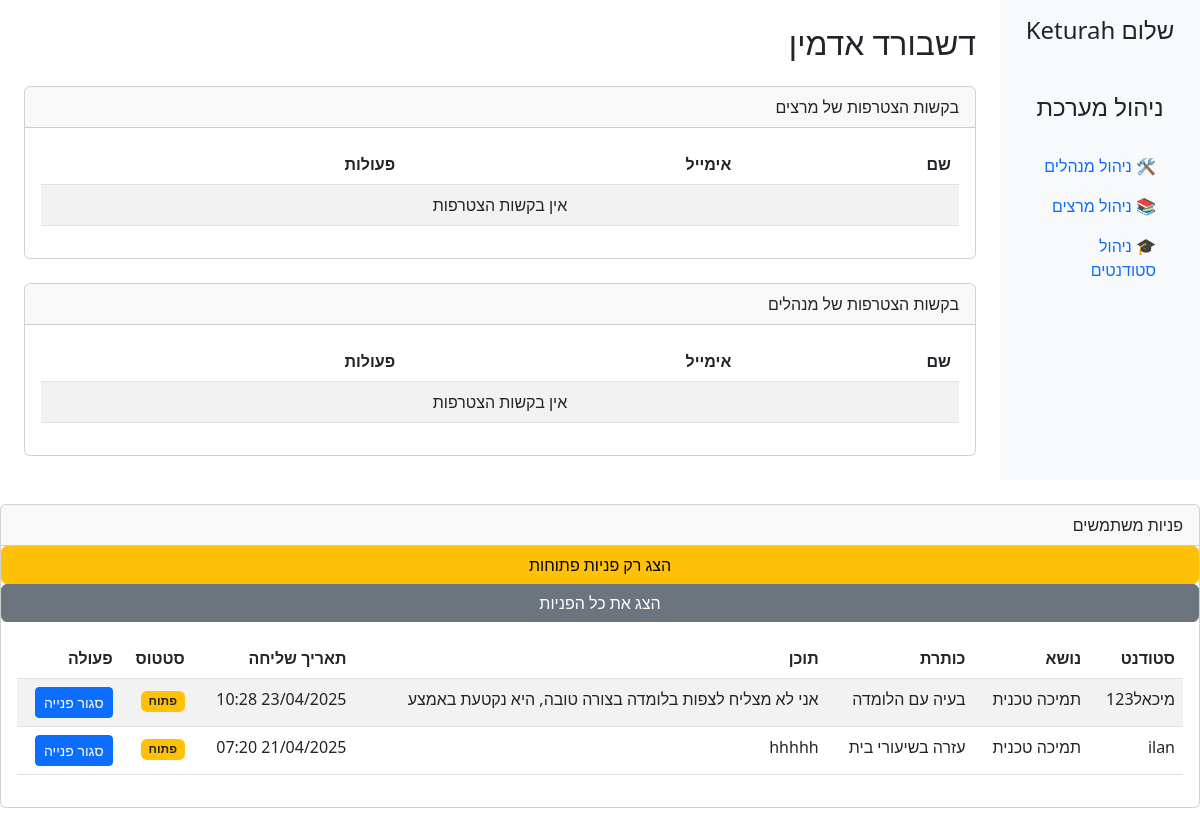
The app's page /admin_page/ (signed in), older data.
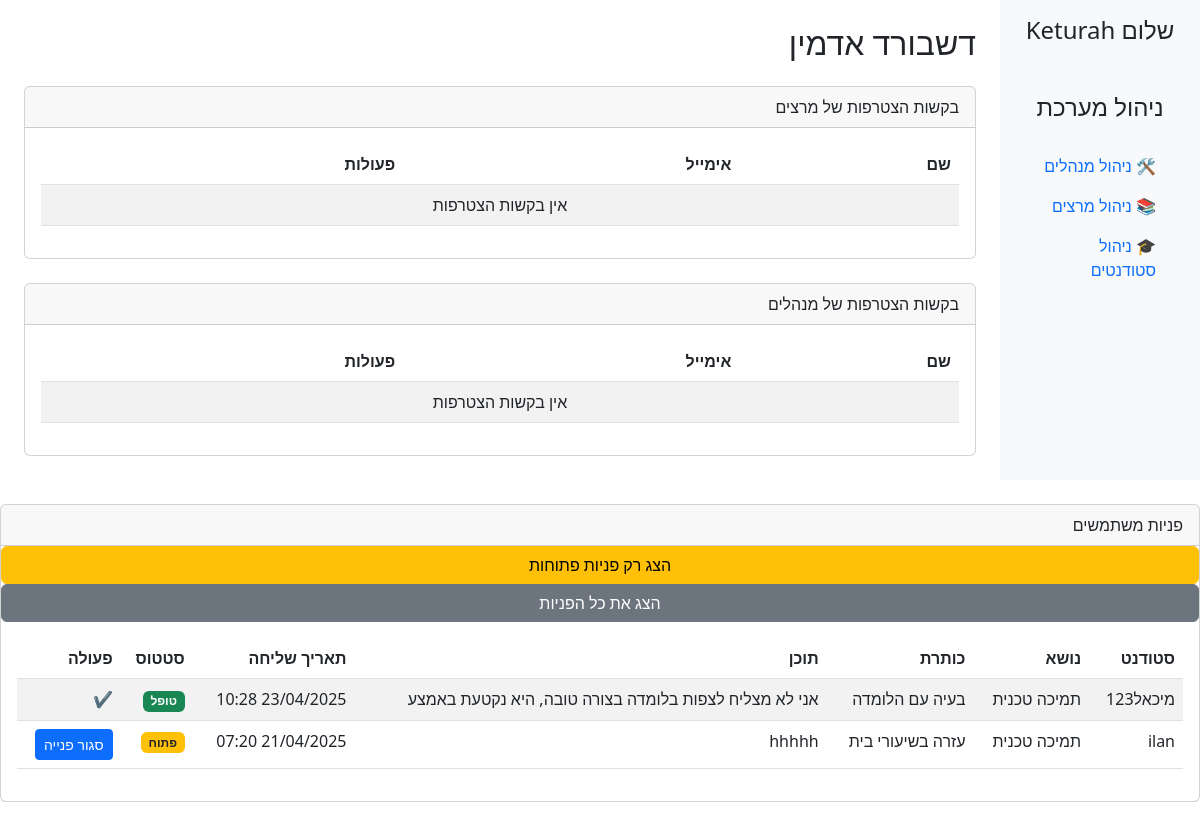
The same page, newer data.
### App_SetUp/models.py (models this page shows, shortened)
class ContactMessage(models.Model):
    CATEGORY_CHOICES = [
        ('support', 'תמיכה טכנית'),
        ('lecturer', 'פנייה למרצה'),
        ('admin', 'פנייה להנהלה'),
    ]
    student = models.ForeignKey(User, on_delete=models.CASCADE)
    category = models.CharField(max_length=20, choices=CATEGORY_CHOICES)
    subject = models.CharField(max_length=255)
    message = models.TextField()
    created_at = models.DateTimeField(auto_now_add=True)
    is_resolved = models.BooleanField(default=False)

class User(AbstractUser):
    is_admin = models.BooleanField('Is admin', default=False)
    is_student = models.BooleanField('Is student', default=False)
    is_lecturer = models.BooleanField('Is lecturer', default=False)

### App_SetUp/views.py (the view)
# urls.py: path('admin_page/', views.admin, name='admin'),
@login_required
@csrf_protect
def admin(request):
    show_filter = request.GET.get('show')
    if show_filter == 'open':
        contact_messages = ContactMessage.objects.filter(is_resolved=False,category__in=['support', 'admin']).order_by('-created_at')
    else:
        contact_messages = ContactMessage.objects.filter(category__in=['support', 'admin']).order_by('-created_at')
    lecturers_requests = User.objects.filter(is_lecturer=True, is_active=False)
    admins_requests = User.objects.filter(is_admin=True, is_active=False) if request.user.is_superuser else None
    context = {
        "lecturers_requests": lecturers_requests,
        "admins_requests": admins_requests,
        'contact_messages': contact_messages,
    }
    return render(request, "admin_page.html", context)

### App_SetUp/templates/admin_page.html (shortened to what the changed rows need)
<!DOCTYPE html>
<html lang="he" dir="rtl">
<head>
    <link href="https://cdn.jsdelivr.net/npm/bootstrap@5.3.0/dist/css/bootstrap.min.css" rel="stylesheet">
</head>
<body>
<div class="container-fluid">
    <div class="row">
        <main class="col-md-9 ms-sm-auto col-lg-10 px-md-4">
            <h2 class="mt-4">דשבורד אדמין</h2>
            <div class="card my-4">
                <div class="card-body">
                    <table class="table table-striped">
                        <thead>
                            <tr>
                                <th>שם</th>
                                <th>אימייל</th>
                                <th>פעולות</th>
                            </tr>
                        </thead>
                    </table>
                </div>
            </div>
            {% if request.user.is_superuser %}
            <div class="card my-4">
                <div class="card-body">
                    <table class="table table-striped">
                        <thead>
                            <tr>
                                <th>שם</th>
                                <th>אימייל</th>
                                <th>פעולות</th>
                            </tr>
                        </thead>
                    </table>
                </div>
            </div>
            {% endif %}
        </main>
    </div>
</div>
<div class="card my-4">
    <div class="card-body">
        <table class="table table-striped">
            <thead>
                <tr>
                    <th>סטודנט</th>
                    <th>נושא</th>
                    <th>כותרת</th>
                    <th>תוכן</th>
                    <th>תאריך שליחה</th>
                    <th>סטטוס</th>
                    <th>פעולה</th>
                </tr>
            </thead>
            <tbody>
                {% for msg in contact_messages %}
                <tr>
                    <td>{{ msg.student.username }}</td>
                    <td>{{ msg.get_category_display }}</td>
                    <td>{{ msg.subject }}</td>
                    <td>{{ msg.message|truncatewords:10 }}</td>
                    <td>{{ msg.created_at|date:"d/m/Y H:i" }}</td>
                    <td>
                        {% if msg.is_resolved %}
                        <span class="badge bg-success">טופל</span>
                        {% else %}
                        <span class="badge bg-warning text-dark">פתוח</span>
                        {% endif %}
                    </td>
                    <td>
                        {% if not msg.is_resolved %}
                        <a href="{% url 'resolve_request' msg.id %}" class="btn btn-sm btn-primary">סגור פנייה</a>
                        {% else %}
                        ✔️
                        {% endif %}
                    </td>
                </tr>
                {% empty %}
                <tr><td colspan="7" class="text-center">אין פניות כרגע</td></tr>
                {% endfor %}
            </tbody>
        </table>
    </div>
</div>
</body>
</html>

Row changes from the older to the newer data that the page shows:
changed ContactMessage "בעיה עם הלומדה": is_resolved "פתוח סגור פנייה" → "טופל ✔️"
